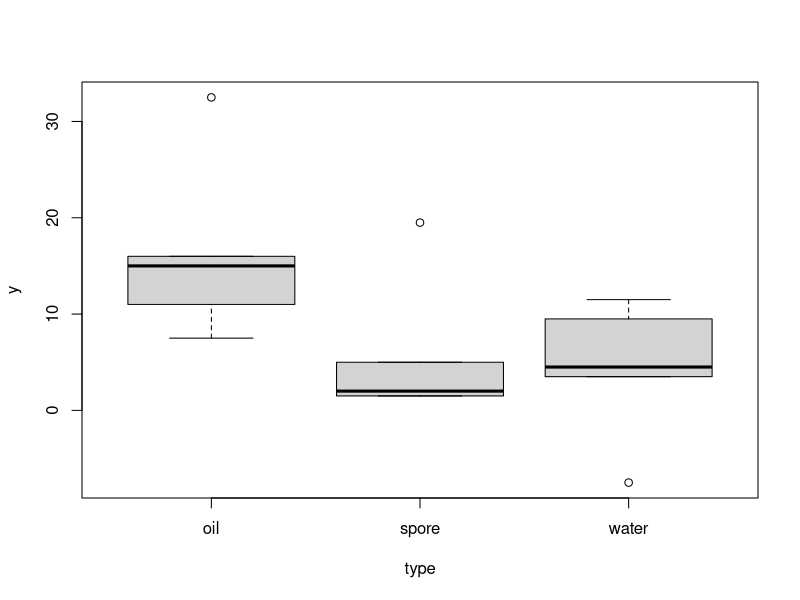
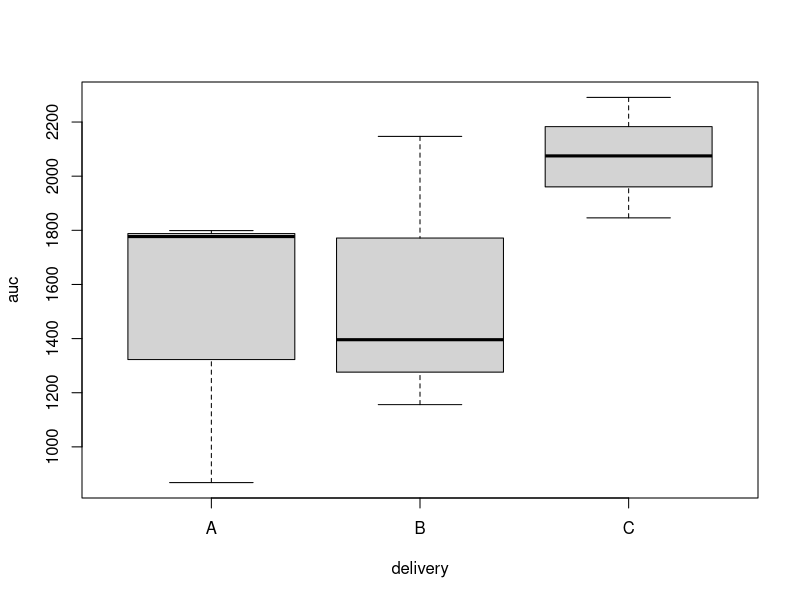
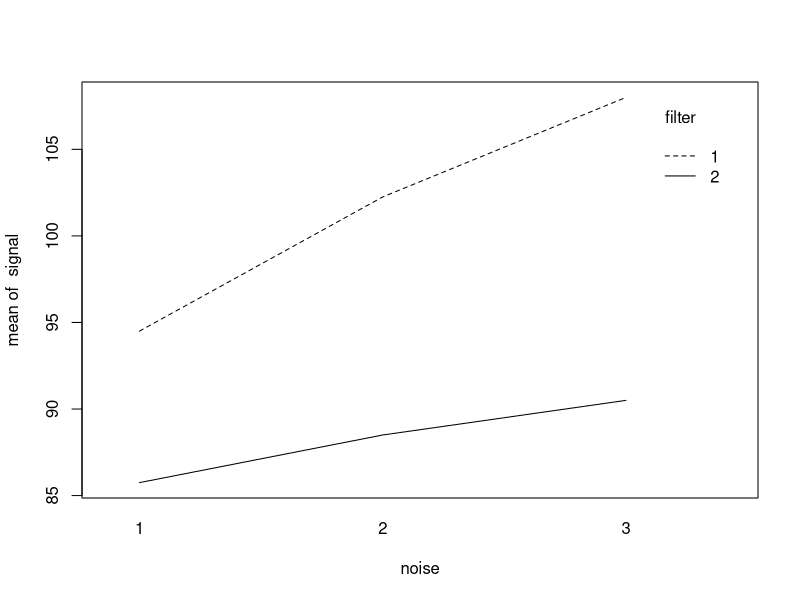

Source code (R) for these figures, in order:

## ST512 -- Lab 09
## Author: Prof Ryan Martin (www4.stat.ncsu.edu/~rmartin)

# Problem 1

prob1 <- read.table(file="512lab09_prob1.txt", header=TRUE)

prob1$type <- factor(prob1$type)
prob1$plant <- factor(prob1$plant)

boxplot(y ~ type, data=prob1)

o <- lm(y ~ type + plant, data=prob1)
anova(o)

library(emmeans)

o.emm <- emmeans(o, "type")
o.pairs <- contrast(o.emm, method="pairwise", adjust="tukey")
summary(o.pairs)


# Problem 2

prob2 <- read.table(file="512lab09_prob2.txt", header=TRUE)
print(prob2)

prob2$period <- factor(prob2$period)
prob2$subject <- factor(prob2$subject)
prob2$delivery <- factor(prob2$delivery)

boxplot(auc ~ delivery, data=prob2)

o <- lm(auc ~ delivery + period + subject, data=prob2)
anova(o)

# Problem 3

prob3 <- read.table(file="512lab09_prob3.txt", header=TRUE)
print(prob3)

prob3$operator <- factor(prob3$operator)
prob3$noise <- factor(prob3$noise)
prob3$filter <- factor(prob3$filter)

with(prob3, interaction.plot(noise, filter, signal))

o <- lm(signal ~ noise * filter + operator, data=prob3)
anova(o)

oo <- lm(signal ~ noise + filter + operator, data=prob3)
anova(oo)
